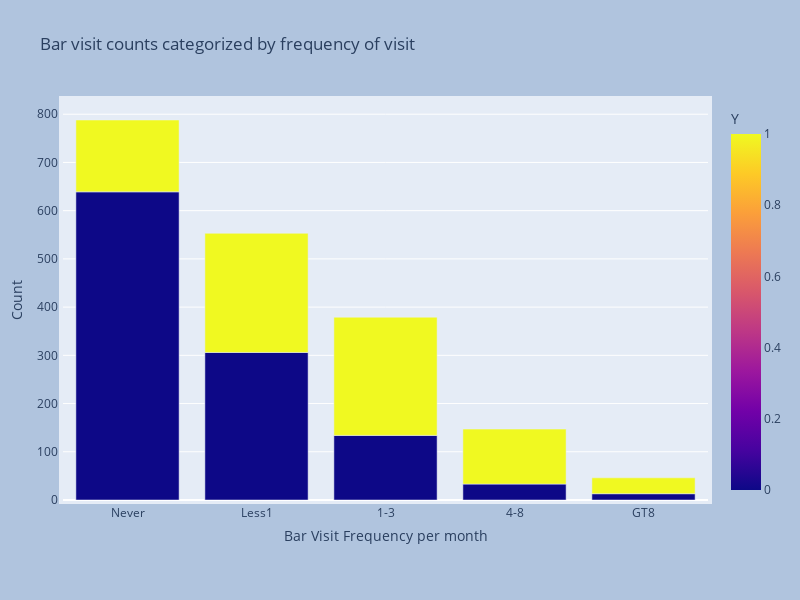

Notebook code for this chart:
### Markdown cell above
**2 plots below show number of Monthly visit counts by Accepted/Unaccepted**

### Code cell
data_bar_df = data_bar.groupby(['Bar', 'Y']).size().reset_index(name='counts')

# the values in column 'Bar' are not consistent, so we need to clean the data
data_bar_df['Bar'] = data_bar_df['Bar'].str.replace('never', 'Never')
data_bar_df['Bar'] = data_bar_df['Bar'].str.replace('less1', 'Less1')
data_bar_df['Bar'] = data_bar_df['Bar'].str.replace('1~3', '1-3')
data_bar_df['Bar'] = data_bar_df['Bar'].str.replace('4~8', '4-8')
data_bar_df['Bar'] = data_bar_df['Bar'].str.replace('gt8', 'GT8')

# data['Y'] = data['Y'].astype(str)
fig = px.bar(data_bar_df, x='Bar', y='counts', color='Y', barmode='group', title='Bar visit counts categorized by frequency of visit', category_orders={'Bar': ['Never', 'Less1', '1-3', '4-8', 'GT8']})
# set size of the plot
fig.update_layout(
    autosize=False,
    width=800,
    height=600,
    margin=dict(
        l=50,
        r=50,
        b=100,
        t=100,
        pad=4
    ),
    paper_bgcolor="LightSteelBlue",
)
fig.update_yaxes(title_text='Count')
fig.update_xaxes(title_text='Bar Visit Frequency per month')
fig.show()

### Figure 1 — Plotly figure (JSON) as saved in the notebook; plotly's stock layout.template omitted (floating-point values rounded to 4 significant figures)
{"data": [{"alignmentgroup": "True", "hovertemplate": "Bar=%{x}<br>counts=%{y}<br>Y=%{marker.color}<extra></extra>", "legendgroup": "", "marker": {"color": [0, 1, 0, 1, 0, 1, 0, 1, 0, 1], "coloraxis": "coloraxis", "pattern": {"shape": ""}}, "name": "", "offsetgroup": "", "orientation": "v", "showlegend": false, "textposition": "auto", "type": "bar", "x": ["1-3", "1-3", "4-8", "4-8", "GT8", "GT8", "Less1", "Less1", "Never", "Never"], "xaxis": "x", "y": [134, 245, 33, 114, 13, 33, 306, 247, 639, 149], "yaxis": "y"}], "layout": {"autosize": false, "barmode": "group", "coloraxis": {"colorbar": {"title": {"text": "Y"}}, "colorscale": [[0, "#0d0887"], [0.1111, "#46039f"], [0.2222, "#7201a8"], [0.3333, "#9c179e"], [0.4444, "#bd3786"], [0.5556, "#d8576b"], [0.6667, "#ed7953"], [0.7778, "#fb9f3a"], [0.8889, "#fdca26"], [1, "#f0f921"]]}, "height": 600, "legend": {"tracegroupgap": 0}, "margin": {"b": 100, "l": 50, "pad": 4, "r": 50, "t": 100}, "paper_bgcolor": "LightSteelBlue", "title": {"text": "Bar visit counts categorized by frequency of visit"}, "width": 800, "xaxis": {"anchor": "y", "categoryarray": ["Never", "Less1", "1-3", "4-8", "GT8"], "categoryorder": "array", "domain": [0, 1], "title": {"text": "Bar Visit Frequency per month"}}, "yaxis": {"anchor": "x", "domain": [0, 1], "title": {"text": "Count"}}}}
